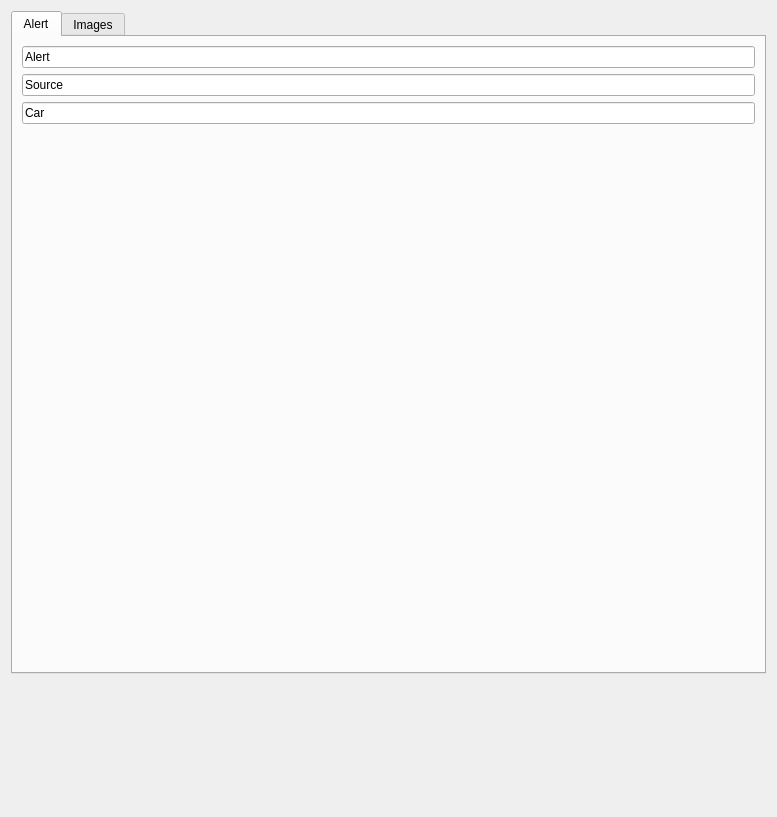
<?xml version="1.0" encoding="UTF-8"?>
<ui version="4.0">
 <class>Dialog</class>
 <widget class="QDialog" name="Dialog">
  <property name="geometry">
   <rect>
    <x>0</x>
    <y>0</y>
    <width>777</width>
    <height>817</height>
   </rect>
  </property>
  <property name="sizePolicy">
   <sizepolicy hsizetype="Preferred" vsizetype="Preferred">
    <horstretch>0</horstretch>
    <verstretch>0</verstretch>
   </sizepolicy>
  </property>
  <property name="minimumSize">
   <size>
    <width>760</width>
    <height>675</height>
   </size>
  </property>
  <property name="windowTitle">
   <string>Item</string>
  </property>
  <layout class="QVBoxLayout" name="verticalLayout_3">
   <item>
    <widget class="QTabWidget" name="tabAlert">
     <property name="sizePolicy">
      <sizepolicy hsizetype="Preferred" vsizetype="Preferred">
       <horstretch>0</horstretch>
       <verstretch>0</verstretch>
      </sizepolicy>
     </property>
     <property name="minimumSize">
      <size>
       <width>748</width>
       <height>663</height>
      </size>
     </property>
     <property name="currentIndex">
      <number>0</number>
     </property>
     <widget class="QWidget" name="tabItem">
      <attribute name="title">
       <string>Alert</string>
      </attribute>
      <layout class="QVBoxLayout" name="verticalLayout">
       <item>
        <widget class="QLineEdit" name="leAlert">
         <property name="enabled">
          <bool>true</bool>
         </property>
         <property name="text">
          <string>Alert</string>
         </property>
         <property name="readOnly">
          <bool>true</bool>
         </property>
        </widget>
       </item>
       <item>
        <widget class="QLineEdit" name="leSource">
         <property name="text">
          <string>Source</string>
         </property>
         <property name="readOnly">
          <bool>true</bool>
         </property>
        </widget>
       </item>
       <item>
        <widget class="QLineEdit" name="leCar">
         <property name="text">
          <string>Car</string>
         </property>
         <property name="readOnly">
          <bool>true</bool>
         </property>
        </widget>
       </item>
       <item>
        <spacer name="verticalSpacer_2">
         <property name="orientation">
          <enum>Qt::Vertical</enum>
         </property>
         <property name="sizeHint" stdset="0">
          <size>
           <width>20</width>
           <height>40</height>
          </size>
         </property>
        </spacer>
       </item>
      </layout>
     </widget>
     <widget class="QWidget" name="tabImages">
      <attribute name="title">
       <string>Images</string>
      </attribute>
      <layout class="QVBoxLayout" name="layoutMetadata">
       <item>
        <widget class="QLabel" name="lblMessage">
         <property name="text">
          <string>message</string>
         </property>
        </widget>
       </item>
       <item>
        <layout class="QHBoxLayout" name="horizontalLayout">
         <item>
          <layout class="QVBoxLayout" name="verticalLayout_2">
           <item>
            <widget class="QLineEdit" name="leBefore">
             <property name="text">
              <string>Before</string>
             </property>
             <property name="readOnly">
              <bool>true</bool>
             </property>
            </widget>
           </item>
           <item>
            <widget class="QLabel" name="lblImageBefore">
             <property name="text">
              <string>ImageBefore</string>
             </property>
            </widget>
           </item>
           <item>
            <widget class="QLineEdit" name="leUrlBefore">
             <property name="text">
              <string>UrlBefore</string>
             </property>
             <property name="readOnly">
              <bool>true</bool>
             </property>
            </widget>
           </item>
          </layout>
         </item>
         <item>
          <layout class="QVBoxLayout" name="verticalLayout_4">
           <item>
            <widget class="QLineEdit" name="leAfter">
             <property name="text">
              <string>After</string>
             </property>
             <property name="readOnly">
              <bool>true</bool>
             </property>
            </widget>
           </item>
           <item>
            <widget class="QLabel" name="lblImageAfter">
             <property name="text">
              <string>ImageAfter</string>
             </property>
            </widget>
           </item>
           <item>
            <widget class="QLineEdit" name="leUrlAfter">
             <property name="text">
              <string>UrlAfter</string>
             </property>
             <property name="readOnly">
              <bool>true</bool>
             </property>
            </widget>
           </item>
          </layout>
         </item>
        </layout>
       </item>
       <item>
        <spacer name="verticalSpacer">
         <property name="orientation">
          <enum>Qt::Vertical</enum>
         </property>
         <property name="sizeHint" stdset="0">
          <size>
           <width>20</width>
           <height>40</height>
          </size>
         </property>
        </spacer>
       </item>
      </layout>
     </widget>
    </widget>
   </item>
   <item>
    <spacer name="verticalSpacer_3">
     <property name="orientation">
      <enum>Qt::Vertical</enum>
     </property>
     <property name="sizeHint" stdset="0">
      <size>
       <width>20</width>
       <height>40</height>
      </size>
     </property>
    </spacer>
   </item>
  </layout>
 </widget>
 <resources/>
 <connections/>
</ui>
